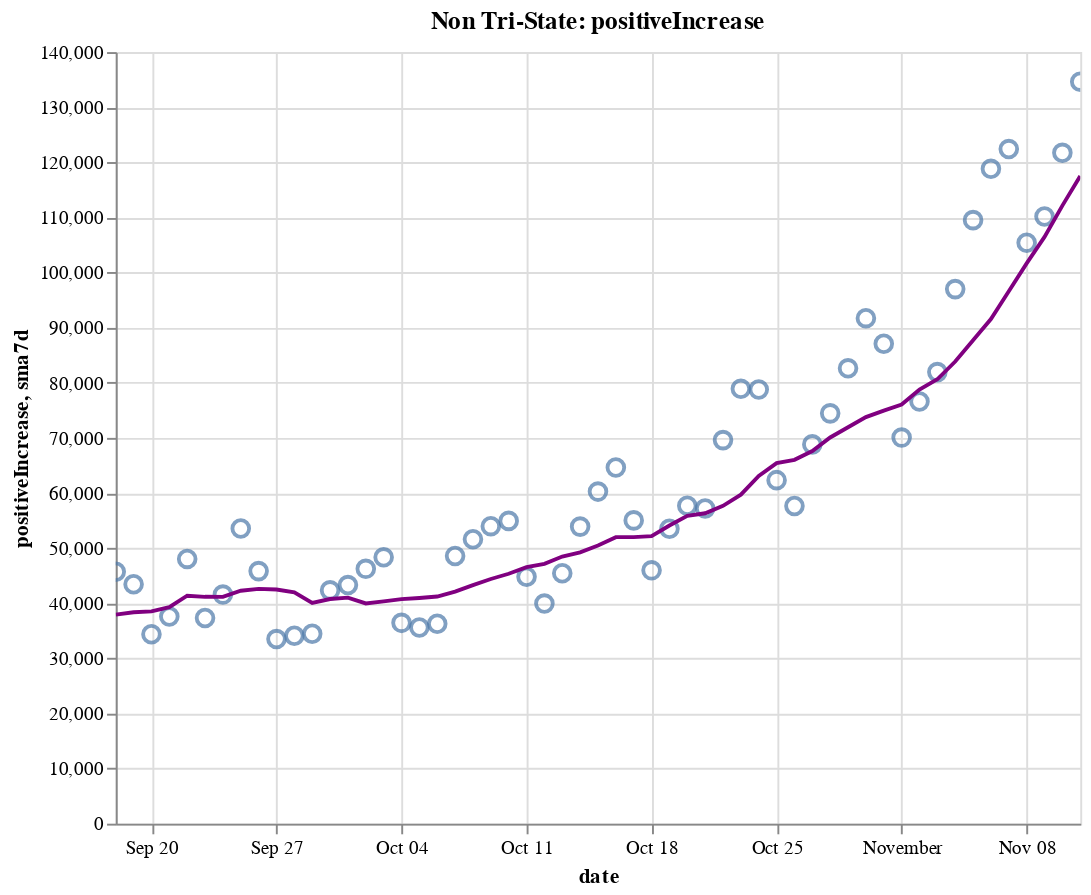

The notebook cell this image was saved under:
### Code cell
create_plot(non_tristate, 'positiveIncrease')

### Figure 1 — Vega-Lite specification as saved in the notebook (floating-point values rounded to 4 significant figures)
{"config": {"view": {"continuousWidth": 400, "continuousHeight": 300}}, "layer": [{"layer": [{"mark": {"type": "point", "size": 75}, "encoding": {"tooltip": [{"type": "temporal", "field": "date"}, {"type": "quantitative", "field": "positiveIncrease"}, {"type": "quantitative", "field": "sma7d"}], "x": {"type": "temporal", "field": "date"}, "y": {"type": "quantitative", "field": "positiveIncrease"}}, "selection": {"selector014": {"type": "interval", "bind": "scales", "encodings": ["x", "y"]}}}, {"mark": {"type": "line", "color": "purple"}, "encoding": {"x": {"type": "temporal", "field": "date"}, "y": {"type": "quantitative", "field": "sma7d"}}}]}, {"mark": {"type": "rule", "color": "#aaa"}, "encoding": {"x": {"type": "temporal", "field": "date"}}, "transform": [{"filter": {"selection": "selector013"}}]}, {"mark": "circle", "encoding": {"opacity": {"condition": {"value": 1, "selection": "selector013"}, "value": 0}, "tooltip": [{"type": "temporal", "field": "date"}, {"type": "quantitative", "field": "positiveIncrease"}, {"type": "quantitative", "field": "sma7d"}], "x": {"type": "temporal", "field": "date"}, "y": {"type": "quantitative", "field": "positiveIncrease"}}, "selection": {"selector013": {"type": "single", "encodings": ["x"], "on": "mouseover", "nearest": true, "empty": "none"}}}, {"mark": {"type": "text", "align": "left", "dx": 5, "dy": -5, "stroke": "white", "strokeWidth": 2}, "encoding": {"text": {"type": "quantitative", "field": "positiveIncrease"}, "tooltip": [{"type": "temporal", "field": "date"}, {"type": "quantitative", "field": "positiveIncrease"}, {"type": "quantitative", "field": "sma7d"}], "x": {"type": "temporal", "field": "date"}, "y": {"type": "quantitative", "field": "positiveIncrease"}}, "transform": [{"filter": {"selection": "selector013"}}]}, {"mark": {"type": "text", "align": "left", "dx": 5, "dy": -5}, "encoding": {"text": {"type": "quantitative", "field": "positiveIncrease"}, "tooltip": [{"type": "temporal", "field": "date"}, {"type": "quantitative", "field": "positiveIncrease"}, {"type": "quantitative", "field": "sma7d"}], "x": {"type": "temporal", "field": "date"}, "y": {"type": "quantitative", "field": "positiveIncrease"}}, "transform": [{"filter": {"selection": "selector013"}}]}], "data": {"name": "data-3ae30e9be4875fd1cd3a78756a8dfd8f"}, "height": 400, "title": "Non Tri-State: positiveIncrease", "width": 500, "$schema": "https://vega.github.io/schema/vega-lite/v4.8.1.json", "datasets": {"data-3ae30e9be4875fd1cd3a78756a8dfd8f": [{"date": "2020-09-18T00:00:00", "totalTestResultsIncrease": 963400.0, "positiveIncrease": 45700.0, "death": 144600.0, "deathIncrease": 883.0, "positiveRate": 0.047, "state": "Non Tri-State", "sma7d": 37950.0}, {"date": "2020-09-19T00:00:00", "totalTestResultsIncrease": 1065000.0, "positiveIncrease": 43440.0, "death": 145300.0, "deathIncrease": 735.0, "positiveRate": 0.041, "state": "Non Tri-State", "sma7d": 38370.0}, {"date": "2020-09-20T00:00:00", "totalTestResultsIncrease": 817600.0, "positiveIncrease": 34370.0, "death": 145600.0, "deathIncrease": 322.0, "positiveRate": 0.042, "state": "Non Tri-State", "sma7d": 38520.0}, {"date": "2020-09-21T00:00:00", "totalTestResultsIncrease": 670700.0, "positiveIncrease": 37600.0, "death": 145900.0, "deathIncrease": 281.0, "positiveRate": 0.056, "state": "Non Tri-State", "sma7d": 39290.0}, {"date": "2020-09-22T00:00:00", "totalTestResultsIncrease": 710300.0, "positiveIncrease": 48040.0, "death": 146800.0, "deathIncrease": 842.0, "positiveRate": 0.068, "state": "Non Tri-State", "sma7d": 41360.0}, {"date": "2020-09-23T00:00:00", "totalTestResultsIncrease": 904300.0, "positiveIncrease": 37320.0, "death": 147900.0, "deathIncrease": 1145.0, "positiveRate": 0.041, "state": "Non Tri-State", "sma7d": 41170.0}, {"date": "2020-09-24T00:00:00", "totalTestResultsIncrease": 900000.0, "positiveIncrease": 41570.0, "death": 148800.0, "deathIncrease": 908.0, "positiveRate": 0.046, "state": "Non Tri-State", "sma7d": 41150.0}, {"date": "2020-09-25T00:00:00", "totalTestResultsIncrease": 977000.0, "positiveIncrease": 53570.0, "death": 149700.0, "deathIncrease": 829.0, "positiveRate": 0.055, "state": "Non Tri-State", "sma7d": 42270.0}, {"date": "2020-09-26T00:00:00", "totalTestResultsIncrease": 989400.0, "positiveIncrease": 45820.0, "death": 150500.0, "deathIncrease": 859.0, "positiveRate": 0.046, "state": "Non Tri-State", "sma7d": 42610.0}, {"date": "2020-09-27T00:00:00", "totalTestResultsIncrease": 820100.0, "positiveIncrease": 33500.0, "death": 150800.0, "deathIncrease": 295.0, "positiveRate": 0.041, "state": "Non Tri-State", "sma7d": 42490.0}, {"date": "2020-09-28T00:00:00", "totalTestResultsIncrease": 1006000.0, "positiveIncrease": 34100.0, "death": 151100.0, "deathIncrease": 245.0, "positiveRate": 0.034, "state": "Non Tri-State", "sma7d": 41990.0}, {"date": "2020-09-29T00:00:00", "totalTestResultsIncrease": 815000.0, "positiveIncrease": 34460.0, "death": 151800.0, "deathIncrease": 725.0, "positiveRate": 0.042, "state": "Non Tri-State", "sma7d": 40050.0}, {"date": "2020-09-30T00:00:00", "totalTestResultsIncrease": 747700.0, "positiveIncrease": 42330.0, "death": 152800.0, "deathIncrease": 1040.0, "positiveRate": 0.057, "state": "Non Tri-State", "sma7d": 40760.0}, {"date": "2020-10-01T00:00:00", "totalTestResultsIncrease": 878000.0, "positiveIncrease": 43290.0, "death": 153600.0, "deathIncrease": 832.0, "positiveRate": 0.049, "state": "Non Tri-State", "sma7d": 41010.0}, {"date": "2020-10-02T00:00:00", "totalTestResultsIncrease": 991700.0, "positiveIncrease": 46240.0, "death": 154500.0, "deathIncrease": 822.0, "positiveRate": 0.047, "state": "Non Tri-State", "sma7d": 39960.0}, {"date": "2020-10-03T00:00:00", "totalTestResultsIncrease": 964800.0, "positiveIncrease": 48330.0, "death": 155200.0, "deathIncrease": 729.0, "positiveRate": 0.05, "state": "Non Tri-State", "sma7d": 40320.0}, {"date": "2020-10-04T00:00:00", "totalTestResultsIncrease": 857600.0, "positiveIncrease": 36440.0, "death": 155500.0, "deathIncrease": 348.0, "positiveRate": 0.042, "state": "Non Tri-State", "sma7d": 40740.0}, {"date": "2020-10-05T00:00:00", "totalTestResultsIncrease": 839900.0, "positiveIncrease": 35590.0, "death": 155900.0, "deathIncrease": 312.0, "positiveRate": 0.042, "state": "Non Tri-State", "sma7d": 40960.0}, {"date": "2020-10-06T00:00:00", "totalTestResultsIncrease": 792300.0, "positiveIncrease": 36270.0, "death": 156500.0, "deathIncrease": 612.0, "positiveRate": 0.046, "state": "Non Tri-State", "sma7d": 41210.0}, {"date": "2020-10-07T00:00:00", "totalTestResultsIncrease": 834500.0, "positiveIncrease": 48560.0, "death": 157400.0, "deathIncrease": 901.0, "positiveRate": 0.058, "state": "Non Tri-State", "sma7d": 42100.0}, {"date": "2020-10-08T00:00:00", "totalTestResultsIncrease": 915600.0, "positiveIncrease": 51600.0, "death": 158300.0, "deathIncrease": 963.0, "positiveRate": 0.056, "state": "Non Tri-State", "sma7d": 43290.0}, {"date": "2020-10-09T00:00:00", "totalTestResultsIncrease": 1008000.0, "positiveIncrease": 53980.0, "death": 159200.0, "deathIncrease": 880.0, "positiveRate": 0.054, "state": "Non Tri-State", "sma7d": 44400.0}, {"date": "2020-10-10T00:00:00", "totalTestResultsIncrease": 1078000.0, "positiveIncrease": 54940.0, "death": 159900.0, "deathIncrease": 650.0, "positiveRate": 0.051, "state": "Non Tri-State", "sma7d": 45340.0}, {"date": "2020-10-11T00:00:00", "totalTestResultsIncrease": 964200.0, "positiveIncrease": 44810.0, "death": 160300.0, "deathIncrease": 458.0, "positiveRate": 0.046, "state": "Non Tri-State", "sma7d": 46540.0}, {"date": "2020-10-12T00:00:00", "totalTestResultsIncrease": 815000.0, "positiveIncrease": 39940.0, "death": 160600.0, "deathIncrease": 271.0, "positiveRate": 0.049, "state": "Non Tri-State", "sma7d": 47160.0}, {"date": "2020-10-13T00:00:00", "totalTestResultsIncrease": 927400.0, "positiveIncrease": 45450.0, "death": 161300.0, "deathIncrease": 671.0, "positiveRate": 0.049, "state": "Non Tri-State", "sma7d": 48470.0}, {"date": "2020-10-14T00:00:00", "totalTestResultsIncrease": 857000.0, "positiveIncrease": 53900.0, "death": 162100.0, "deathIncrease": 791.0, "positiveRate": 0.063, "state": "Non Tri-State", "sma7d": 49230.0}, {"date": "2020-10-15T00:00:00", "totalTestResultsIncrease": 919700.0, "positiveIncrease": 60250.0, "death": 163000.0, "deathIncrease": 929.0, "positiveRate": 0.066, "state": "Non Tri-State", "sma7d": 50470.0}, {"date": "2020-10-16T00:00:00", "totalTestResultsIncrease": 1030000.0, "positiveIncrease": 64620.0, "death": 163800.0, "deathIncrease": 860.0, "positiveRate": 0.063, "state": "Non Tri-State", "sma7d": 51990.0}, {"date": "2020-10-17T00:00:00", "totalTestResultsIncrease": 1101000.0, "positiveIncrease": 55030.0, "death": 164600.0, "deathIncrease": 769.0, "positiveRate": 0.05, "state": "Non Tri-State", "sma7d": 52000.0}, {"date": "2020-10-18T00:00:00", "totalTestResultsIncrease": 924000.0, "positiveIncrease": 45970.0, "death": 165000.0, "deathIncrease": 379.0, "positiveRate": 0.05, "state": "Non Tri-State", "sma7d": 52170.0}, {"date": "2020-10-19T00:00:00", "totalTestResultsIncrease": 898100.0, "positiveIncrease": 53520.0, "death": 165400.0, "deathIncrease": 426.0, "positiveRate": 0.06, "state": "Non Tri-State", "sma7d": 54110.0}, {"date": "2020-10-20T00:00:00", "totalTestResultsIncrease": 825900.0, "positiveIncrease": 57690.0, "death": 166200.0, "deathIncrease": 801.0, "positiveRate": 0.07, "state": "Non Tri-State", "sma7d": 55850.0}, {"date": "2020-10-21T00:00:00", "totalTestResultsIncrease": 770100.0, "positiveIncrease": 57180.0, "death": 167200.0, "deathIncrease": 991.0, "positiveRate": 0.074, "state": "Non Tri-State", "sma7d": 56320.0}, {"date": "2020-10-22T00:00:00", "totalTestResultsIncrease": 1028000.0, "positiveIncrease": 69600.0, "death": 168300.0, "deathIncrease": 1108.0, "positiveRate": 0.068, "state": "Non Tri-State", "sma7d": 57660.0}, {"date": "2020-10-23T00:00:00", "totalTestResultsIncrease": 1173000.0, "positiveIncrease": 78900.0, "death": 169200.0, "deathIncrease": 888.0, "positiveRate": 0.067, "state": "Non Tri-State", "sma7d": 59700.0}, {"date": "2020-10-24T00:00:00", "totalTestResultsIncrease": 1162000.0, "positiveIncrease": 78780.0, "death": 170100.0, "deathIncrease": 869.0, "positiveRate": 0.068, "state": "Non Tri-State", "sma7d": 63090.0}, {"date": "2020-10-25T00:00:00", "totalTestResultsIncrease": 1025000.0, "positiveIncrease": 62330.0, "death": 170400.0, "deathIncrease": 361.0, "positiveRate": 0.061, "state": "Non Tri-State", "sma7d": 65430.0}, {"date": "2020-10-26T00:00:00", "totalTestResultsIncrease": 957700.0, "positiveIncrease": 57650.0, "death": 170800.0, "deathIncrease": 358.0, "positiveRate": 0.06, "state": "Non Tri-State", "sma7d": 66020.0}, {"date": "2020-10-27T00:00:00", "totalTestResultsIncrease": 926400.0, "positiveIncrease": 68820.0, "death": 171700.0, "deathIncrease": 895.0, "positiveRate": 0.074, "state": "Non Tri-State", "sma7d": 67610.0}, {"date": "2020-10-28T00:00:00", "totalTestResultsIncrease": 902800.0, "positiveIncrease": 74450.0, "death": 172700.0, "deathIncrease": 983.0, "positiveRate": 0.082, "state": "Non Tri-State", "sma7d": 70070.0}, {"date": "2020-10-29T00:00:00", "totalTestResultsIncrease": 1085000.0, "positiveIncrease": 82620.0, "death": 173700.0, "deathIncrease": 1017.0, "positiveRate": 0.076, "state": "Non Tri-State", "sma7d": 71940.0}, {"date": "2020-10-30T00:00:00", "totalTestResultsIncrease": 1182000.0, "positiveIncrease": 91720.0, "death": 174600.0, "deathIncrease": 907.0, "positiveRate": 0.078, "state": "Non Tri-State", "sma7d": 73770.0}, {"date": "2020-10-31T00:00:00", "totalTestResultsIncrease": 1155000.0, "positiveIncrease": 87080.0, "death": 175500.0, "deathIncrease": 949.0, "positiveRate": 0.075, "state": "Non Tri-State", "sma7d": 74950.0}, {"date": "2020-11-01T00:00:00", "totalTestResultsIncrease": 988900.0, "positiveIncrease": 70050.0, "death": 175900.0, "deathIncrease": 370.0, "positiveRate": 0.071, "state": "Non Tri-State", "sma7d": 76060.0}, {"date": "2020-11-02T00:00:00", "totalTestResultsIncrease": 1089000.0, "positiveIncrease": 76600.0, "death": 176400.0, "deathIncrease": 448.0, "positiveRate": 0.07, "state": "Non Tri-State", "sma7d": 78760.0}, {"date": "2020-11-03T00:00:00", "totalTestResultsIncrease": 953100.0, "positiveIncrease": 81930.0, "death": 177900.0, "deathIncrease": 1496.0, "positiveRate": 0.086, "state": "Non Tri-State", "sma7d": 80640.0}, {"date": "2020-11-04T00:00:00", "totalTestResultsIncrease": 1037000.0, "positiveIncrease": 96990.0, "death": 178900.0, "deathIncrease": 1067.0, "positiveRate": 0.094, "state": "Non Tri-State", "sma7d": 83860.0}, {"date": "2020-11-05T00:00:00", "totalTestResultsIncrease": 1296000.0, "positiveIncrease": 109500.0, "death": 180000.0, "deathIncrease": 1077.0, "positiveRate": 0.085, "state": "Non Tri-State", "sma7d": 87700.0}, {"date": "2020-11-06T00:00:00", "totalTestResultsIncrease": 1326000.0, "positiveIncrease": 118800.0, "death": 181100.0, "deathIncrease": 1140.0, "positiveRate": 0.09, "state": "Non Tri-State", "sma7d": 91570.0}, {"date": "2020-11-07T00:00:00", "totalTestResultsIncrease": 1142000.0, "positiveIncrease": 122400.0, "death": 182200.0, "deathIncrease": 1077.0, "positiveRate": 0.107, "state": "Non Tri-State", "sma7d": 96610.0}, {"date": "2020-11-08T00:00:00", "totalTestResultsIncrease": 1112000.0, "positiveIncrease": 105400.0, "death": 182700.0, "deathIncrease": 464.0, "positiveRate": 0.095, "state": "Non Tri-State", "sma7d": 101700.0}, {"date": "2020-11-09T00:00:00", "totalTestResultsIncrease": 1246000.0, "positiveIncrease": 110200.0, "death": 183200.0, "deathIncrease": 516.0, "positiveRate": 0.088, "state": "Non Tri-State", "sma7d": 106500.0}, {"date": "2020-11-10T00:00:00", "totalTestResultsIncrease": 1083000.0, "positiveIncrease": 121700.0, "death": 184500.0, "deathIncrease": 1285.0, "positiveRate": 0.112, "state": "Non Tri-State", "sma7d": 112100.0}, {"date": "2020-11-11T00:00:00", "totalTestResultsIncrease": 1137000.0, "positiveIncrease": 134600.0, "death": 185900.0, "deathIncrease": 1376.0, "positiveRate": 0.118, "state": "Non Tri-State", "sma7d": 117500.0}]}}
